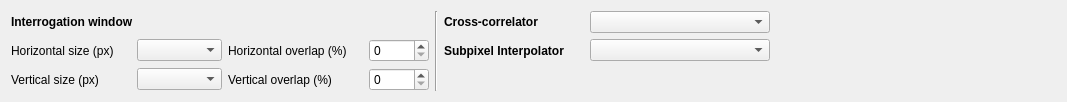
    <widget class="QWidget" name="correlationTab">
     <attribute name="title">
      <string>Correlation</string>
     </attribute>
     <layout class="QGridLayout" name="gridLayout_2">
      <item row="0" column="0" colspan="2">
       <widget class="QLabel" name="label_2">
        <property name="font">
         <font>
          <weight>75</weight>
          <bold>true</bold>
         </font>
        </property>
        <property name="text">
         <string>Interrogation window</string>
        </property>
       </widget>
      </item>
      <item row="0" column="4" rowspan="3">
       <widget class="Line" name="line_3">
        <property name="orientation">
         <enum>Qt::Vertical</enum>
        </property>
       </widget>
      </item>
      <item row="0" column="5">
       <widget class="QLabel" name="label_6">
        <property name="minimumSize">
         <size>
          <width>140</width>
          <height>22</height>
         </size>
        </property>
        <property name="font">
         <font>
          <weight>75</weight>
          <bold>true</bold>
         </font>
        </property>
        <property name="text">
         <string>Cross-correlator</string>
        </property>
       </widget>
      </item>
      <item row="0" column="6">
       <widget class="QComboBox" name="crossCorrCombo">
        <property name="minimumSize">
         <size>
          <width>180</width>
          <height>22</height>
         </size>
        </property>
       </widget>
      </item>
      <item row="1" column="0">
       <widget class="QLabel" name="label_3">
        <property name="minimumSize">
         <size>
          <width>120</width>
          <height>22</height>
         </size>
        </property>
        <property name="text">
         <string>Horizontal size (px)</string>
        </property>
       </widget>
      </item>
      <item row="1" column="1">
       <widget class="QComboBox" name="hSizeCombo">
        <property name="minimumSize">
         <size>
          <width>85</width>
          <height>22</height>
         </size>
        </property>
       </widget>
      </item>
      <item row="1" column="2">
       <widget class="QLabel" name="label">
        <property name="minimumSize">
         <size>
          <width>135</width>
          <height>22</height>
         </size>
        </property>
        <property name="text">
         <string>Horizontal overlap (%)</string>
        </property>
       </widget>
      </item>
      <item row="1" column="3">
       <widget class="QSpinBox" name="hSpaceSpin">
        <property name="minimumSize">
         <size>
          <width>60</width>
          <height>22</height>
         </size>
        </property>
       </widget>
      </item>
      <item row="1" column="5">
       <widget class="QLabel" name="label_7">
        <property name="minimumSize">
         <size>
          <width>140</width>
          <height>22</height>
         </size>
        </property>
        <property name="font">
         <font>
          <weight>75</weight>
          <bold>true</bold>
         </font>
        </property>
        <property name="text">
         <string>Subpixel Interpolator</string>
        </property>
       </widget>
      </item>
      <item row="1" column="6">
       <widget class="QComboBox" name="interpolateCombo">
        <property name="minimumSize">
         <size>
          <width>180</width>
          <height>22</height>
         </size>
        </property>
       </widget>
      </item>
      <item row="1" column="7">
       <spacer name="horizontalSpacer_5">
        <property name="orientation">
         <enum>Qt::Horizontal</enum>
        </property>
        <property name="sizeHint" stdset="0">
         <size>
          <width>286</width>
          <height>16</height>
         </size>
        </property>
       </spacer>
      </item>
      <item row="2" column="0">
       <widget class="QLabel" name="label_4">
        <property name="minimumSize">
         <size>
          <width>120</width>
          <height>22</height>
         </size>
        </property>
        <property name="text">
         <string>Vertical size (px)</string>
        </property>
       </widget>
      </item>
      <item row="2" column="1">
       <widget class="QComboBox" name="vSizeCombo">
        <property name="minimumSize">
         <size>
          <width>85</width>
          <height>22</height>
         </size>
        </property>
       </widget>
      </item>
      <item row="2" column="2">
       <widget class="QLabel" name="label_5">
        <property name="minimumSize">
         <size>
          <width>135</width>
          <height>22</height>
         </size>
        </property>
        <property name="text">
         <string>Vertical overlap (%)</string>
        </property>
       </widget>
      </item>
      <item row="2" column="3">
       <widget class="QSpinBox" name="vSpaceSpin">
        <property name="minimumSize">
         <size>
          <width>60</width>
          <height>22</height>
         </size>
        </property>
       </widget>
      </item>
     </layout>
    </widget>
